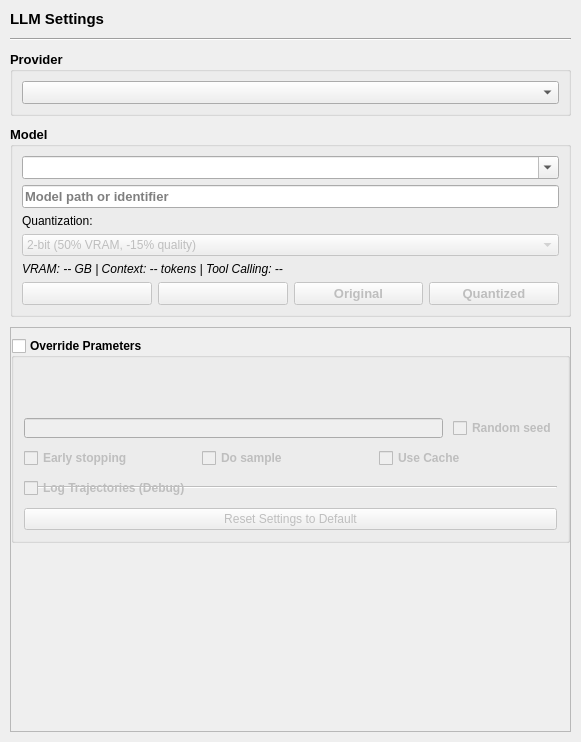
<?xml version="1.0" encoding="UTF-8"?>
<ui version="4.0">
 <class>llm_settings_widget</class>
 <widget class="QWidget" name="llm_settings_widget">
  <property name="geometry">
   <rect>
    <x>0</x>
    <y>0</y>
    <width>581</width>
    <height>742</height>
   </rect>
  </property>
  <property name="windowTitle">
   <string>Form</string>
  </property>
  <layout class="QGridLayout" name="gridLayout_4">
   <property name="leftMargin">
    <number>10</number>
   </property>
   <property name="topMargin">
    <number>10</number>
   </property>
   <property name="rightMargin">
    <number>10</number>
   </property>
   <property name="bottomMargin">
    <number>10</number>
   </property>
   <property name="horizontalSpacing">
    <number>0</number>
   </property>
   <property name="verticalSpacing">
    <number>10</number>
   </property>
   <item row="3" column="0">
    <widget class="QGroupBox" name="model_selection_group">
     <property name="font">
      <font>
       <pointsize>10</pointsize>
       <bold>true</bold>
      </font>
     </property>
     <property name="title">
      <string>Model</string>
     </property>
     <layout class="QVBoxLayout" name="verticalLayout_2">
      <property name="leftMargin">
       <number>9</number>
      </property>
      <property name="topMargin">
       <number>9</number>
      </property>
      <property name="rightMargin">
       <number>9</number>
      </property>
      <property name="bottomMargin">
       <number>9</number>
      </property>
      <item>
       <widget class="QComboBox" name="model_dropdown">
        <property name="editable">
         <bool>true</bool>
        </property>
       </widget>
      </item>
      <item>
       <widget class="QLineEdit" name="model_path">
        <property name="placeholderText">
         <string>Model path or identifier</string>
        </property>
       </widget>
      </item>
      <item>
       <layout class="QVBoxLayout" name="quantization_layout">
        <item>
         <widget class="QLabel" name="quantization_label">
          <property name="font">
           <font>
            <pointsize>9</pointsize>
            <bold>false</bold>
           </font>
          </property>
          <property name="text">
           <string>Quantization:</string>
          </property>
         </widget>
        </item>
        <item>
         <widget class="QComboBox" name="quantization_dropdown">
          <property name="enabled">
           <bool>false</bool>
          </property>
          <property name="font">
           <font>
            <pointsize>9</pointsize>
            <bold>false</bold>
           </font>
          </property>
          <item>
           <property name="text">
            <string>2-bit (50% VRAM, -15% quality)</string>
           </property>
          </item>
          <item>
           <property name="text">
            <string>4-bit (balanced, recommended)</string>
           </property>
          </item>
          <item>
           <property name="text">
            <string>8-bit (200% VRAM, best quality)</string>
           </property>
          </item>
          <item>
           <property name="text">
            <string>GGUF Q4_K_M (smallest, fastest)</string>
           </property>
          </item>
         </widget>
        </item>
       </layout>
      </item>
      <item>
       <widget class="QLabel" name="model_info_label">
        <property name="font">
         <font>
          <pointsize>9</pointsize>
          <italic>true</italic>
          <bold>false</bold>
         </font>
        </property>
        <property name="text">
         <string>VRAM: -- GB | Context: -- tokens | Tool Calling: --</string>
        </property>
        <property name="wordWrap">
         <bool>true</bool>
        </property>
       </widget>
      </item>
      <item>
       <layout class="QHBoxLayout" name="delete_buttons_layout">
        <item>
         <widget class="QPushButton" name="download_model_button">
          <property name="enabled">
           <bool>false</bool>
          </property>
          <property name="cursor">
           <cursorShape>PointingHandCursor</cursorShape>
          </property>
          <property name="toolTip">
           <string>Download Model from HuggingFace</string>
          </property>
          <property name="text">
           <string/>
          </property>
          <property name="icon">
           <iconset resource="../../../../../gui/resources/feather.qrc">
            <normaloff>:/light/icons/lucide/light/cloud-download.svg</normaloff>:/light/icons/lucide/light/cloud-download.svg</iconset>
          </property>
         </widget>
        </item>
        <item>
         <widget class="QPushButton" name="start_quantize_button">
          <property name="enabled">
           <bool>false</bool>
          </property>
          <property name="cursor">
           <cursorShape>PointingHandCursor</cursorShape>
          </property>
          <property name="toolTip">
           <string>Manually quantize model to disk (creates separate files). Automatic quantization during loading is recommended instead.</string>
          </property>
          <property name="text">
           <string/>
          </property>
          <property name="icon">
           <iconset resource="../../../../../gui/resources/feather.qrc">
            <normaloff>:/light/icons/lucide/light/shrink.svg</normaloff>:/light/icons/lucide/light/shrink.svg</iconset>
          </property>
         </widget>
        </item>
        <item>
         <widget class="QPushButton" name="delete_safetensors_button">
          <property name="enabled">
           <bool>false</bool>
          </property>
          <property name="cursor">
           <cursorShape>PointingHandCursor</cursorShape>
          </property>
          <property name="toolTip">
           <string>Delete original model files</string>
          </property>
          <property name="text">
           <string>Original</string>
          </property>
          <property name="icon">
           <iconset resource="../../../../../gui/resources/feather.qrc">
            <normaloff>:/light/icons/lucide/light/trash-2.svg</normaloff>:/light/icons/lucide/light/trash-2.svg</iconset>
          </property>
         </widget>
        </item>
        <item>
         <widget class="QPushButton" name="delete_quantized_button">
          <property name="enabled">
           <bool>false</bool>
          </property>
          <property name="cursor">
           <cursorShape>PointingHandCursor</cursorShape>
          </property>
          <property name="toolTip">
           <string>Delete quantized files</string>
          </property>
          <property name="text">
           <string>Quantized</string>
          </property>
          <property name="icon">
           <iconset resource="../../../../../gui/resources/feather.qrc">
            <normaloff>:/light/icons/lucide/light/trash-2.svg</normaloff>:/light/icons/lucide/light/trash-2.svg</iconset>
          </property>
         </widget>
        </item>
       </layout>
      </item>
     </layout>
    </widget>
   </item>
   <item row="1" column="0">
    <widget class="Line" name="line_2">
     <property name="orientation">
      <enum>Qt::Orientation::Horizontal</enum>
     </property>
    </widget>
   </item>
   <item row="2" column="0">
    <widget class="QGroupBox" name="groupBox">
     <property name="font">
      <font>
       <pointsize>10</pointsize>
       <bold>true</bold>
      </font>
     </property>
     <property name="title">
      <string>Provider</string>
     </property>
     <layout class="QVBoxLayout" name="verticalLayout">
      <property name="leftMargin">
       <number>9</number>
      </property>
      <property name="topMargin">
       <number>9</number>
      </property>
      <property name="rightMargin">
       <number>9</number>
      </property>
      <property name="bottomMargin">
       <number>9</number>
      </property>
      <item>
       <widget class="QComboBox" name="model_service"/>
      </item>
     </layout>
    </widget>
   </item>
   <item row="4" column="0">
    <widget class="QScrollArea" name="scrollArea">
     <property name="frameShadow">
      <enum>QFrame::Shadow::Plain</enum>
     </property>
     <property name="lineWidth">
      <number>0</number>
     </property>
     <property name="widgetResizable">
      <bool>true</bool>
     </property>
     <widget class="QWidget" name="scrollAreaWidgetContents">
      <property name="geometry">
       <rect>
        <x>0</x>
        <y>0</y>
        <width>559</width>
        <height>305</height>
       </rect>
      </property>
      <layout class="QGridLayout" name="gridLayout">
       <property name="leftMargin">
        <number>0</number>
       </property>
       <property name="topMargin">
        <number>0</number>
       </property>
       <property name="rightMargin">
        <number>0</number>
       </property>
       <property name="bottomMargin">
        <number>0</number>
       </property>
       <property name="horizontalSpacing">
        <number>0</number>
       </property>
       <property name="verticalSpacing">
        <number>10</number>
       </property>
       <item row="0" column="0">
        <widget class="QWidget" name="prompt_template_container" native="true">
         <layout class="QGridLayout" name="gridLayout_17">
          <property name="leftMargin">
           <number>0</number>
          </property>
          <property name="topMargin">
           <number>0</number>
          </property>
          <property name="rightMargin">
           <number>0</number>
          </property>
          <property name="bottomMargin">
           <number>0</number>
          </property>
          <property name="horizontalSpacing">
           <number>0</number>
          </property>
          <property name="verticalSpacing">
           <number>10</number>
          </property>
         </layout>
        </widget>
       </item>
       <item row="2" column="0">
        <spacer name="verticalSpacer">
         <property name="orientation">
          <enum>Qt::Orientation::Vertical</enum>
         </property>
         <property name="sizeHint" stdset="0">
          <size>
           <width>20</width>
           <height>263</height>
          </size>
         </property>
        </spacer>
       </item>
       <item row="1" column="0">
        <widget class="QGroupBox" name="override_parameters">
         <property name="font">
          <font>
           <pointsize>9</pointsize>
           <bold>true</bold>
          </font>
         </property>
         <property name="title">
          <string>Override Prameters</string>
         </property>
         <property name="checkable">
          <bool>true</bool>
         </property>
         <property name="checked">
          <bool>false</bool>
         </property>
         <layout class="QGridLayout" name="gridLayout_12">
          <property name="leftMargin">
           <number>10</number>
          </property>
          <property name="topMargin">
           <number>10</number>
          </property>
          <property name="rightMargin">
           <number>10</number>
          </property>
          <property name="bottomMargin">
           <number>10</number>
          </property>
          <property name="spacing">
           <number>10</number>
          </property>
          <item row="6" column="0">
           <widget class="QWidget" name="widget_19" native="true">
            <layout class="QGridLayout" name="gridLayout_2">
             <property name="leftMargin">
              <number>0</number>
             </property>
             <property name="topMargin">
              <number>0</number>
             </property>
             <property name="rightMargin">
              <number>0</number>
             </property>
             <property name="bottomMargin">
              <number>0</number>
             </property>
             <property name="horizontalSpacing">
              <number>10</number>
             </property>
             <property name="verticalSpacing">
              <number>0</number>
             </property>
             <item row="0" column="0">
              <widget class="QLineEdit" name="seed">
               <property name="minimumSize">
                <size>
                 <width>0</width>
                 <height>20</height>
                </size>
               </property>
              </widget>
             </item>
             <item row="0" column="1">
              <widget class="QCheckBox" name="random_seed">
               <property name="minimumSize">
                <size>
                 <width>0</width>
                 <height>20</height>
                </size>
               </property>
               <property name="text">
                <string>Random seed</string>
               </property>
              </widget>
             </item>
            </layout>
           </widget>
          </item>
          <item row="3" column="0">
           <layout class="QHBoxLayout" name="horizontalLayout_3">
            <property name="spacing">
             <number>10</number>
            </property>
            <item>
             <widget class="SliderWidget" name="length_penalty" native="true">
              <property name="sizePolicy">
               <sizepolicy hsizetype="Preferred" vsizetype="Preferred">
                <horstretch>0</horstretch>
                <verstretch>0</verstretch>
               </sizepolicy>
              </property>
              <property name="minimumSize">
               <size>
                <width>0</width>
                <height>0</height>
               </size>
              </property>
              <property name="slider_minimum" stdset="0">
               <number>-100</number>
              </property>
              <property name="slider_maximum" stdset="0">
               <number>1000</number>
              </property>
              <property name="spinbox_minimum" stdset="0">
               <double>0.000000000000000</double>
              </property>
              <property name="spinbox_maximum" stdset="0">
               <double>1.000000000000000</double>
              </property>
              <property name="display_as_float" stdset="0">
               <bool>true</bool>
              </property>
              <property name="settings_property" stdset="0">
               <string>llm_generator_settings.length_penalty</string>
              </property>
              <property name="slider_single_step" stdset="0">
               <number>1</number>
              </property>
              <property name="slider_page_step" stdset="0">
               <number>10</number>
              </property>
              <property name="spinbox_single_step" stdset="0">
               <double>0.010000000000000</double>
              </property>
              <property name="spinbox_page_step" stdset="0">
               <double>0.100000000000000</double>
              </property>
              <property name="label_text" stdset="0">
               <string>Length Penalty</string>
              </property>
             </widget>
            </item>
            <item>
             <widget class="SliderWidget" name="num_beams" native="true">
              <property name="sizePolicy">
               <sizepolicy hsizetype="Preferred" vsizetype="Preferred">
                <horstretch>0</horstretch>
                <verstretch>0</verstretch>
               </sizepolicy>
              </property>
              <property name="minimumSize">
               <size>
                <width>0</width>
                <height>0</height>
               </size>
              </property>
              <property name="slider_minimum" stdset="0">
               <number>1</number>
              </property>
              <property name="slider_maximum" stdset="0">
               <number>100</number>
              </property>
              <property name="spinbox_minimum" stdset="0">
               <double>0.000000000000000</double>
              </property>
              <property name="spinbox_maximum" stdset="0">
               <double>100.000000000000000</double>
              </property>
              <property name="display_as_float" stdset="0">
               <bool>false</bool>
              </property>
              <property name="settings_property" stdset="0">
               <string>llm_generator_settings.num_beams</string>
              </property>
              <property name="slider_single_step" stdset="0">
               <number>1</number>
              </property>
              <property name="slider_page_step" stdset="0">
               <number>10</number>
              </property>
              <property name="spinbox_single_step" stdset="0">
               <double>0.010000000000000</double>
              </property>
              <property name="spinbox_page_step" stdset="0">
               <double>0.100000000000000</double>
              </property>
              <property name="label_text" stdset="0">
               <string>Num Beams</string>
              </property>
             </widget>
            </item>
           </layout>
          </item>
          <item row="0" column="0">
           <layout class="QHBoxLayout" name="horizontalLayout">
            <property name="spacing">
             <number>10</number>
            </property>
            <property name="sizeConstraint">
             <enum>QLayout::SizeConstraint::SetDefaultConstraint</enum>
            </property>
            <item>
             <widget class="SliderWidget" name="top_p" native="true">
              <property name="sizePolicy">
               <sizepolicy hsizetype="Preferred" vsizetype="Preferred">
                <horstretch>0</horstretch>
                <verstretch>0</verstretch>
               </sizepolicy>
              </property>
              <property name="minimumSize">
               <size>
                <width>0</width>
                <height>0</height>
               </size>
              </property>
              <property name="slider_minimum" stdset="0">
               <number>1</number>
              </property>
              <property name="slider_maximum" stdset="0">
               <number>1000</number>
              </property>
              <property name="spinbox_minimum" stdset="0">
               <double>0.000000000000000</double>
              </property>
              <property name="spinbox_maximum" stdset="0">
               <double>1.000000000000000</double>
              </property>
              <property name="display_as_float" stdset="0">
               <bool>true</bool>
              </property>
              <property name="settings_property" stdset="0">
               <string>llm_generator_settings.top_p</string>
              </property>
              <property name="slider_single_step" stdset="0">
               <number>1</number>
              </property>
              <property name="slider_page_step" stdset="0">
               <number>10</number>
              </property>
              <property name="spinbox_single_step" stdset="0">
               <double>0.010000000000000</double>
              </property>
              <property name="spinbox_page_step" stdset="0">
               <double>0.100000000000000</double>
              </property>
              <property name="label_text" stdset="0">
               <string>Top P</string>
              </property>
             </widget>
            </item>
            <item>
             <widget class="SliderWidget" name="max_new_tokens" native="true">
              <property name="sizePolicy">
               <sizepolicy hsizetype="Preferred" vsizetype="Preferred">
                <horstretch>0</horstretch>
                <verstretch>0</verstretch>
               </sizepolicy>
              </property>
              <property name="minimumSize">
               <size>
                <width>0</width>
                <height>0</height>
               </size>
              </property>
              <property name="slider_minimum" stdset="0">
               <number>1</number>
              </property>
              <property name="slider_maximum" stdset="0">
               <number>2556</number>
              </property>
              <property name="spinbox_minimum" stdset="0">
               <double>1.000000000000000</double>
              </property>
              <property name="spinbox_maximum" stdset="0">
               <double>2556.000000000000000</double>
              </property>
              <property name="display_as_float" stdset="0">
               <bool>false</bool>
              </property>
              <property name="settings_property" stdset="0">
               <string>llm_generator_settings.max_new_tokens</string>
              </property>
              <property name="slider_single_step" stdset="0">
               <number>1</number>
              </property>
              <property name="slider_page_step" stdset="0">
               <number>2556</number>
              </property>
              <property name="spinbox_single_step" stdset="0">
               <number>1</number>
              </property>
              <property name="spinbox_page_step" stdset="0">
               <number>2556</number>
              </property>
              <property name="label_text" stdset="0">
               <string>Max New Tokens</string>
              </property>
             </widget>
            </item>
           </layout>
          </item>
          <item row="9" column="0">
           <widget class="Line" name="line">
            <property name="orientation">
             <enum>Qt::Orientation::Horizontal</enum>
            </property>
           </widget>
          </item>
          <item row="5" column="0">
           <layout class="QHBoxLayout" name="horizontalLayout_6">
            <property name="spacing">
             <number>10</number>
            </property>
            <item>
             <widget class="SliderWidget" name="sequences" native="true">
              <property name="sizePolicy">
               <sizepolicy hsizetype="Preferred" vsizetype="Preferred">
                <horstretch>0</horstretch>
                <verstretch>0</verstretch>
               </sizepolicy>
              </property>
              <property name="minimumSize">
               <size>
                <width>0</width>
                <height>0</height>
               </size>
              </property>
              <property name="slider_minimum" stdset="0">
               <number>1</number>
              </property>
              <property name="slider_maximum" stdset="0">
               <number>100</number>
              </property>
              <property name="spinbox_minimum" stdset="0">
               <double>0.000000000000000</double>
              </property>
              <property name="spinbox_maximum" stdset="0">
               <double>100.000000000000000</double>
              </property>
              <property name="display_as_float" stdset="0">
               <bool>false</bool>
              </property>
              <property name="settings_property" stdset="0">
               <string>llm_generator_settings.sequences</string>
              </property>
              <property name="slider_single_step" stdset="0">
               <number>1</number>
              </property>
              <property name="slider_page_step" stdset="0">
               <number>10</number>
              </property>
              <property name="spinbox_single_step" stdset="0">
               <double>0.010000000000000</double>
              </property>
              <property name="spinbox_page_step" stdset="0">
               <double>0.100000000000000</double>
              </property>
              <property name="label_text" stdset="0">
               <string>Sequences</string>
              </property>
             </widget>
            </item>
            <item>
             <widget class="SliderWidget" name="top_k" native="true">
              <property name="sizePolicy">
               <sizepolicy hsizetype="Preferred" vsizetype="Preferred">
                <horstretch>0</horstretch>
                <verstretch>0</verstretch>
               </sizepolicy>
              </property>
              <property name="minimumSize">
               <size>
                <width>0</width>
                <height>0</height>
               </size>
              </property>
              <property name="slider_minimum" stdset="0">
               <number>0</number>
              </property>
              <property name="slider_maximum" stdset="0">
               <number>256</number>
              </property>
              <property name="spinbox_minimum" stdset="0">
               <double>0.000000000000000</double>
              </property>
              <property name="spinbox_maximum" stdset="0">
               <double>256.000000000000000</double>
              </property>
              <property name="display_as_float" stdset="0">
               <bool>false</bool>
              </property>
              <property name="settings_property" stdset="0">
               <string>llm_generator_settings.top_k</string>
              </property>
              <property name="slider_single_step" stdset="0">
               <number>1</number>
              </property>
              <property name="slider_page_step" stdset="0">
               <number>10</number>
              </property>
              <property name="spinbox_single_step" stdset="0">
               <number>1</number>
              </property>
              <property name="spinbox_page_step" stdset="0">
               <number>10</number>
              </property>
              <property name="label_text" stdset="0">
               <string>Top K</string>
              </property>
             </widget>
            </item>
           </layout>
          </item>
          <item row="4" column="0">
           <layout class="QHBoxLayout" name="horizontalLayout_5">
            <property name="spacing">
             <number>10</number>
            </property>
            <item>
             <widget class="SliderWidget" name="ngram_size" native="true">
              <property name="sizePolicy">
               <sizepolicy hsizetype="Preferred" vsizetype="Preferred">
                <horstretch>0</horstretch>
                <verstretch>0</verstretch>
               </sizepolicy>
              </property>
              <property name="minimumSize">
               <size>
                <width>0</width>
                <height>0</height>
               </size>
              </property>
              <property name="slider_minimum" stdset="0">
               <number>0</number>
              </property>
              <property name="slider_maximum" stdset="0">
               <number>20</number>
              </property>
              <property name="spinbox_minimum" stdset="0">
               <double>0.000000000000000</double>
              </property>
              <property name="spinbox_maximum" stdset="0">
               <double>20.000000000000000</double>
              </property>
              <property name="display_as_float" stdset="0">
               <bool>false</bool>
              </property>
              <property name="settings_property" stdset="0">
               <string>llm_generator_settings.ngram_size</string>
              </property>
              <property name="slider_single_step" stdset="0">
               <number>1</number>
              </property>
              <property name="slider_page_step" stdset="0">
               <number>1</number>
              </property>
              <property name="spinbox_single_step" stdset="0">
               <double>1.000000000000000</double>
              </property>
              <property name="spinbox_page_step" stdset="0">
               <double>1.000000000000000</double>
              </property>
              <property name="label_text" stdset="0">
               <string>Ngram Size</string>
              </property>
             </widget>
            </item>
            <item>
             <widget class="SliderWidget" name="temperature" native="true">
              <property name="sizePolicy">
               <sizepolicy hsizetype="Preferred" vsizetype="Preferred">
                <horstretch>0</horstretch>
                <verstretch>0</verstretch>
               </sizepolicy>
              </property>
              <property name="minimumSize">
               <size>
                <width>0</width>
                <height>0</height>
               </size>
              </property>
              <property name="slider_minimum" stdset="0">
               <number>1</number>
              </property>
              <property name="slider_maximum" stdset="0">
               <number>10000</number>
              </property>
              <property name="spinbox_minimum" stdset="0">
               <double>0.000100000000000</double>
              </property>
              <property name="spinbox_maximum" stdset="0">
               <double>1.000000000000000</double>
              </property>
              <property name="display_as_float" stdset="0">
               <bool>true</bool>
              </property>
              <property name="settings_property" stdset="0">
               <string>llm_generator_settings.temperature</string>
              </property>
              <property name="slider_single_step" stdset="0">
               <number>1</number>
              </property>
              <property name="slider_page_step" stdset="0">
               <number>10</number>
              </property>
              <property name="spinbox_single_step" stdset="0">
               <double>0.010000000000000</double>
              </property>
              <property name="spinbox_page_step" stdset="0">
               <double>0.100000000000000</double>
              </property>
              <property name="label_text" stdset="0">
               <string>Temperature</string>
              </property>
             </widget>
            </item>
           </layout>
          </item>
          <item row="8" column="0">
           <layout class="QGridLayout" name="gridLayout_3">
            <property name="horizontalSpacing">
             <number>0</number>
            </property>
            <property name="verticalSpacing">
             <number>10</number>
            </property>
            <item row="0" column="0">
             <widget class="QCheckBox" name="early_stopping">
              <property name="text">
               <string>Early stopping</string>
              </property>
             </widget>
            </item>
            <item row="0" column="2">
             <widget class="QCheckBox" name="use_cache">
              <property name="text">
               <string>Use Cache</string>
              </property>
             </widget>
            </item>
            <item row="0" column="1">
             <widget class="QCheckBox" name="do_sample">
              <property name="text">
               <string>Do sample</string>
              </property>
             </widget>
            </item>
           </layout>
          </item>
          <item row="9" column="0">
           <layout class="QGridLayout" name="gridLayout_mode_routing">
            <property name="horizontalSpacing">
             <number>0</number>
            </property>
            <property name="verticalSpacing">
             <number>10</number>
            </property>
            <item row="0" column="0">
             <widget class="QCheckBox" name="enable_trajectory_logging">
              <property name="toolTip">
               <string>Enable detailed logging of agent trajectories for debugging</string>
              </property>
              <property name="text">
               <string>Log Trajectories (Debug)</string>
              </property>
             </widget>
            </item>
           </layout>
          </item>
          <item row="11" column="0">
           <widget class="QPushButton" name="pushButton">
            <property name="font">
             <font>
              <pointsize>9</pointsize>
              <bold>false</bold>
             </font>
            </property>
            <property name="text">
             <string>Reset Settings to Default</string>
            </property>
           </widget>
          </item>
          <item row="2" column="0">
           <layout class="QHBoxLayout" name="horizontalLayout_2">
            <property name="spacing">
             <number>10</number>
            </property>
            <item>
             <widget class="SliderWidget" name="repetition_penalty" native="true">
              <property name="sizePolicy">
               <sizepolicy hsizetype="Preferred" vsizetype="Preferred">
                <horstretch>0</horstretch>
                <verstretch>0</verstretch>
               </sizepolicy>
              </property>
              <property name="minimumSize">
               <size>
                <width>0</width>
                <height>0</height>
               </size>
              </property>
              <property name="slider_minimum" stdset="0">
               <number>1</number>
              </property>
              <property name="slider_maximum" stdset="0">
               <number>10000</number>
              </property>
              <property name="spinbox_minimum" stdset="0">
               <double>0.010000000000000</double>
              </property>
              <property name="spinbox_maximum" stdset="0">
               <double>100.000000000000000</double>
              </property>
              <property name="display_as_float" stdset="0">
               <bool>true</bool>
              </property>
              <property name="settings_property" stdset="0">
               <string>llm_generator_settings.repetition_penalty</string>
              </property>
              <property name="slider_single_step" stdset="0">
               <number>0</number>
              </property>
              <property name="slider_page_step" stdset="0">
               <number>1</number>
              </property>
              <property name="spinbox_single_step" stdset="0">
               <double>1.000000000000000</double>
              </property>
              <property name="spinbox_page_step" stdset="0">
               <double>10.000000000000000</double>
              </property>
              <property name="label_text" stdset="0">
               <string>Repetition Penalty</string>
              </property>
             </widget>
            </item>
            <item>
             <widget class="SliderWidget" name="min_length" native="true">
              <property name="sizePolicy">
               <sizepolicy hsizetype="Preferred" vsizetype="Preferred">
                <horstretch>0</horstretch>
                <verstretch>0</verstretch>
               </sizepolicy>
              </property>
              <property name="minimumSize">
               <size>
                <width>0</width>
                <height>0</height>
               </size>
              </property>
              <property name="slider_minimum" stdset="0">
               <number>1</number>
              </property>
              <property name="slider_maximum" stdset="0">
               <number>2556</number>
              </property>
              <property name="spinbox_minimum" stdset="0">
               <double>1.000000000000000</double>
              </property>
              <property name="spinbox_maximum" stdset="0">
               <double>2556.000000000000000</double>
              </property>
              <property name="display_as_float" stdset="0">
               <bool>false</bool>
              </property>
              <property name="settings_property" stdset="0">
               <string>llm_generator_settings.min_length</string>
              </property>
              <property name="slider_single_step" stdset="0">
               <number>1</number>
              </property>
              <property name="slider_page_step" stdset="0">
               <number>2556</number>
              </property>
              <property name="spinbox_single_step" stdset="0">
               <number>1</number>
              </property>
              <property name="spinbox_page_step" stdset="0">
               <number>2556</number>
              </property>
              <property name="label_text" stdset="0">
               <string>Min Length</string>
              </property>
             </widget>
            </item>
           </layout>
          </item>
         </layout>
        </widget>
       </item>
      </layout>
     </widget>
    </widget>
   </item>
   <item row="0" column="0">
    <widget class="QLabel" name="label_2">
     <property name="font">
      <font>
       <pointsize>11</pointsize>
       <bold>true</bold>
      </font>
     </property>
     <property name="text">
      <string>LLM Settings</string>
     </property>
    </widget>
   </item>
  </layout>
 </widget>
 <customwidgets>
  <customwidget>
   <class>SliderWidget</class>
   <extends>QWidget</extends>
   <header>airunner/components/application/gui/widgets/slider/slider_widget</header>
   <container>1</container>
  </customwidget>
 </customwidgets>
 <tabstops>
  <tabstop>seed</tabstop>
  <tabstop>random_seed</tabstop>
 </tabstops>
 <resources>
  <include location="../../../../../gui/resources/feather.qrc"/>
 </resources>
 <connections>
  <connection>
   <sender>override_parameters</sender>
   <signal>toggled(bool)</signal>
   <receiver>llm_settings_widget</receiver>
   <slot>override_parameters_toggled(bool)</slot>
   <hints>
    <hint type="sourcelabel">
     <x>146</x>
     <y>415</y>
    </hint>
    <hint type="destinationlabel">
     <x>120</x>
     <y>0</y>
    </hint>
   </hints>
  </connection>
  <connection>
   <sender>early_stopping</sender>
   <signal>toggled(bool)</signal>
   <receiver>llm_settings_widget</receiver>
   <slot>early_stopping_toggled(bool)</slot>
   <hints>
    <hint type="sourcelabel">
     <x>191</x>
     <y>419</y>
    </hint>
    <hint type="destinationlabel">
     <x>1</x>
     <y>501</y>
    </hint>
   </hints>
  </connection>
  <connection>
   <sender>pushButton</sender>
   <signal>clicked()</signal>
   <receiver>llm_settings_widget</receiver>
   <slot>reset_settings_to_default_clicked()</slot>
   <hints>
    <hint type="sourcelabel">
     <x>413</x>
     <y>466</y>
    </hint>
    <hint type="destinationlabel">
     <x>437</x>
     <y>0</y>
    </hint>
   </hints>
  </connection>
  <connection>
   <sender>do_sample</sender>
   <signal>toggled(bool)</signal>
   <receiver>llm_settings_widget</receiver>
   <slot>do_sample_toggled(bool)</slot>
   <hints>
    <hint type="sourcelabel">
     <x>378</x>
     <y>419</y>
    </hint>
    <hint type="destinationlabel">
     <x>1</x>
     <y>427</y>
    </hint>
   </hints>
  </connection>
  <connection>
   <sender>use_cache</sender>
   <signal>clicked(bool)</signal>
   <receiver>llm_settings_widget</receiver>
   <slot>toggle_use_cache(bool)</slot>
   <hints>
    <hint type="sourcelabel">
     <x>565</x>
     <y>419</y>
    </hint>
    <hint type="destinationlabel">
     <x>851</x>
     <y>825</y>
    </hint>
   </hints>
  </connection>
  <connection>
   <sender>quantization_dropdown</sender>
   <signal>currentIndexChanged(int)</signal>
   <receiver>llm_settings_widget</receiver>
   <slot>handle_quantization_changed(int)</slot>
   <hints>
    <hint type="sourcelabel">
     <x>290</x>
     <y>150</y>
    </hint>
    <hint type="destinationlabel">
     <x>290</x>
     <y>371</y>
    </hint>
   </hints>
  </connection>
 </connections>
 <slots>
  <slot>prompt_text_changed(QString)</slot>
  <slot>botname_text_changed(QString)</slot>
  <slot>username_text_changed(QString)</slot>
  <slot>model_version_changed(QString)</slot>
  <slot>random_seed_toggled(bool)</slot>
  <slot>response_text_changed(QString)</slot>
  <slot>seed_changed(QString)</slot>
  <slot>suffix_text_changed()</slot>
  <slot>prefix_text_changed()</slot>
  <slot>action_button_clicked_send()</slot>
  <slot>action_button_clicked_generate_characters()</slot>
  <slot>action_button_clicked_clear_conversation()</slot>
  <slot>message_type_text_changed(QString)</slot>
  <slot>personality_type_changed(QString)</slot>
  <slot>toggled_4bit(bool)</slot>
  <slot>toggled_8bit(bool)</slot>
  <slot>toggled_16bit(bool)</slot>
  <slot>toggled_32bit(bool)</slot>
  <slot>do_sample_toggled(bool)</slot>
  <slot>early_stopping_toggled(bool)</slot>
  <slot>model_text_changed(QString)</slot>
  <slot>reset_settings_to_default_clicked()</slot>
  <slot>use_gpu_toggled(bool)</slot>
  <slot>override_parameters_toggled(bool)</slot>
  <slot>toggled_2bit(bool)</slot>
  <slot>toggle_leave_model_in_vram(bool)</slot>
  <slot>toggle_unload_model(bool)</slot>
  <slot>toggle_move_model_to_cpu(bool)</slot>
  <slot>prompt_template_text_changed(QString)</slot>
  <slot>bot_personality_changed()</slot>
  <slot>enable_manual_tools()</slot>
  <slot>enable_automatic_tools()</slot>
  <slot>toggle_use_cache(bool)</slot>
  <slot>handle_quantization_changed(int)</slot>
 </slots>
</ui>
